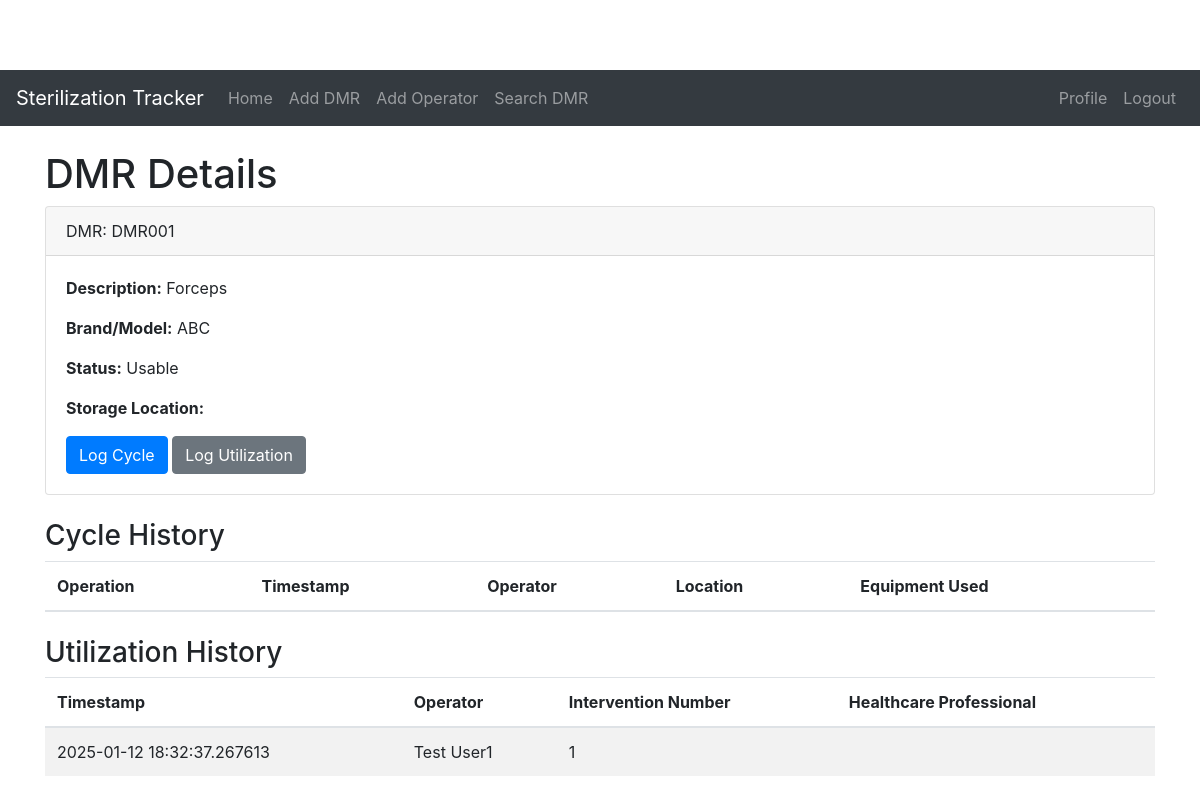
Page /dmr_detail/1 (signed in) on the committed database.
### models.py (models this page shows, shortened)
class DMR(Base):
    __tablename__ = 'dmrs'
    id = Column(Integer, primary_key=True)
    unique_id = Column(String, unique=True, nullable=False)
    description = Column(String)
    brand_model = Column(String)
    service_id = Column(Integer, ForeignKey('service_healthcare.id'), nullable=False)
    status = Column(String, default="Usable")  # Usable, Non-Usable
    cycles = relationship("CycleOperation", back_populates="dmr")
    utilizations = relationship("Utilization", back_populates="dmr")
    service = relationship("ServiceHealthcare", back_populates="dmrs")

class Utilization(Base):
    __tablename__ = 'utilizations'
    id = Column(Integer, primary_key=True)
    dmr_id = Column(Integer, ForeignKey('dmrs.id'), nullable=False)
    timestamp = Column(DateTime, default=datetime.utcnow)
    operator_id = Column(Integer, ForeignKey('operators.id'), nullable=False)
    intervention_number = Column(String)
    service_id = Column(Integer, ForeignKey('service_healthcare.id'), nullable=False)
    dmr = relationship("DMR", back_populates="utilizations")
    operator = relationship("Operator", back_populates="utilizations")
    service = relationship("ServiceHealthcare", back_populates="utilizations")

class Operator(Base):
    __tablename__ = 'operators'
    id = Column(Integer, primary_key=True)
    username = Column(String, unique=True, nullable=False)
    password = Column(String, nullable=False)  #  Store hashes in a real app!
    first_name = Column(String)
    last_name = Column(String)
    service_assignment = Column(String)
    cycles = relationship("CycleOperation", back_populates="operator")
    utilizations = relationship("Utilization", back_populates="operator")

### app.py (the view)
@app.route('/dmr_detail/<int:dmr_id>', methods=['GET'])
@login_required_with_error
def dmr_detail(dmr_id):
    dmr = session.query(DMR).filter(DMR.id == dmr_id).first()
    cycles = session.query(CycleOperation).filter(CycleOperation.dmr_id == dmr_id).all()
    utilizations = session.query(Utilization).filter(Utilization.dmr_id == dmr_id).all()
    return render_template('dmr_detail.html', dmr=dmr, cycles=cycles, utilizations=utilizations)

### app.py (called while the page is built)
@login_manager.user_loader
def load_user(user_id):
    operator = session.query(Operator).filter(Operator.id == int(user_id)).first()
    if operator:
        return User(operator.id, operator.username, operator.password, operator.first_name, operator.last_name)
    else:
        return None

def login_required_with_error(func):
    @functools.wraps(func)
    def decorated_view(*args, **kwargs):
        if not current_user.is_authenticated:
            flash("You need to log in first!", 'error')
            return redirect(url_for('login'))
        return func(*args, **kwargs)
    return decorated_view

### templates/dmr_detail.html (shortened to what this page needs)
{% extends 'base.html' %}
{% block content %}
    <h1>DMR Details</h1>
    <div class="card">
        <div class="card-header">
            DMR: {{ dmr.unique_id }}
        </div>
        <div class="card-body">
            <p><strong>Description:</strong> {{ dmr.description }}</p>
            <p><strong>Brand/Model:</strong> {{ dmr.brand_model }}</p>
            <p><strong>Status:</strong> {{ dmr.status }}</p>
            <p><strong>Storage Location:</strong> {{ dmr.storage_location }}</p>
            <a href="{{ url_for('add_cycle', dmr_id=dmr.id) }}" class="btn btn-primary">Log Cycle</a>
            <a href="{{ url_for('add_utilization', dmr_id=dmr.id) }}" class="btn btn-secondary">Log Utilization</a>
        </div>
    </div>
    <h3 class="mt-4">Cycle History</h3>
    <table class="table table-striped">
        <thead>
            <tr>
                <th>Operation</th>
                <th>Timestamp</th>
                <th>Operator</th>
                <th>Location</th>
                <th>Equipment Used</th>
            </tr>
        </thead>
    </table>
    <h3 class="mt-4">Utilization History</h3>
        <table class="table table-striped">
        <thead>
            <tr>
                <th>Timestamp</th>
                <th>Operator</th>
                <th>Intervention Number</th>
                <th>Healthcare Professional</th>
            </tr>
        </thead>
        <tbody>
            {% for util in utilizations %}
            <tr>
                <td>{{ util.timestamp }}</td>
                <td>{{ util.operator.first_name }} {{ util.operator.last_name }}</td>
                <td>{{ util.intervention_number }}</td>
                <td>{{ util.healthcare_professional }}</td>
            </tr>
            {% endfor %}
        </tbody>
        </table>
{% endblock %}

### static/style.css (style rules this page uses)
body { padding-top: 70px; }

### rows in the picture
DMR: unique_id "DMR001", description "Forceps", brand_model "ABC", status "Usable"
Utilization: timestamp "2025-01-12 18:32:37.267613", operator.first_name "Test", operator.last_name "User1", intervention_number "1"
